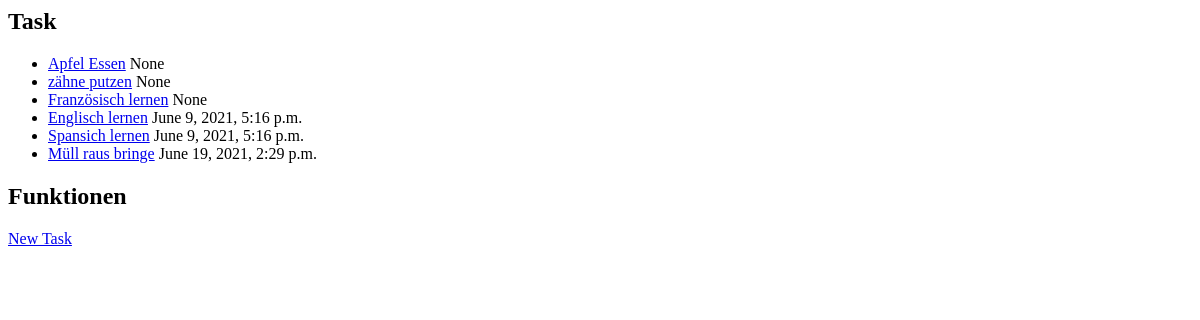
Before: /allTask/ (signed in) with the older database file.
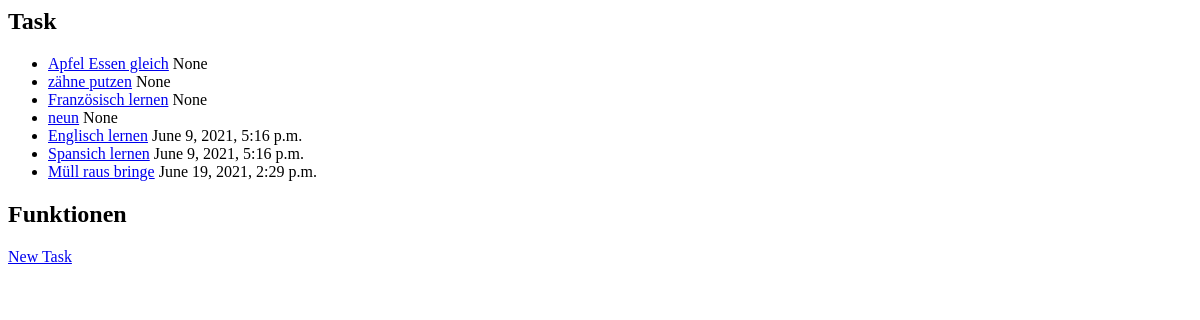
After: the same page with the newer database file.
### habits_trainer/models/task.py (models this page shows, shortened)
class Task(models.Model):
    name = models.CharField(max_length=50)
    targetInterval = models.DurationField(blank=True, default=timedelta(days=7))
    user = models.ForeignKey(User, on_delete=models.CASCADE)
    nextDoDate = models.DateTimeField(blank=True, null=True)
    meanInterval = models.DurationField(blank=True, null=True, default=timedelta(days=7))
    def get_absolute_url(self):
        return reverse('habits_trainer:task_details', args=[self.pk])

### habits_trainer/views.py (the view)
# urls.py: path('allTask/', login_required(views.AllTaskView.as_view()), name='allTask'),
class AllTaskView(UserView):
    model = Task
    template_name = "habits_trainer/task_list.html"
    def get_queryset(self):
        return super().get_queryset().order_by('nextDoDate')

### habits_trainer/views.py (called while the page is built)
    def get_queryset(self):
        return super().get_queryset().filter(user=self.request.user)

### templates/habits_trainer/task_list.html (shortened to what this page needs)
<h2>Task</h2>
<ul>
    {% for object in object_list %}
        <li><a href="{{ object.get_absolute_url }}">{{ object.name }}</a> {{ object.nextDoDate }}</li>
    {% endfor %}
</ul>
<h2>Funktionen</h2>
<a href="{% url  'habits_trainer:task_add' %}">New Task</a>

Changed rows visible on the page:
changed Task: name "Apfel Essen" → "Apfel Essen gleich"
added Task: name "neun", nextDoDate "None"
